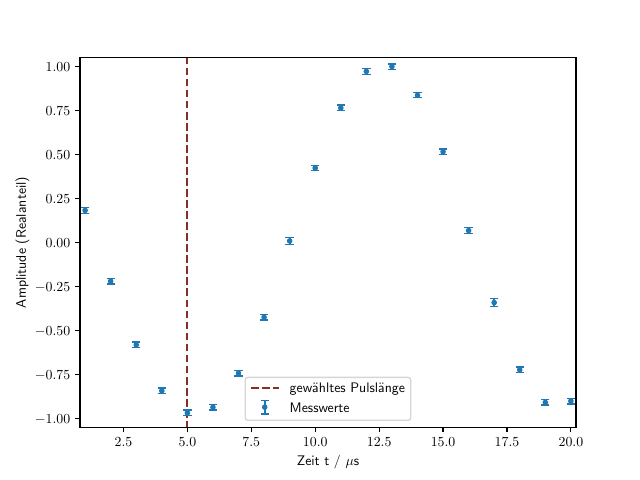

This chart was generated by the following Python code:
import matplotlib.pyplot as plt
import numpy as np
import math
from scipy.optimize import curve_fit

plt.rc('text', usetex=True)
time, real, real_err, imaginary, imaginery_err, real_off, real_off_err, imaginary_off, imaginary_off_err, sample_temperature = np.genfromtxt('pulslaenge.dat.nmr', unpack=True)
# zeit in musek
time *= 1e6

# offset beheben
Amp = abs(min(real_off)) + max(real_off)
real_off += Amp/2 - max(real_off)

# Normierung
maxi = max(real_off)
real_off /= (maxi + real_off_err[np.where(maxi)])
real_off_err /= maxi


# fiiting klappt irgendwie nicht..
x = np.linspace(0,max(time), 100)
def sinus(A,b,c,d,x):
    return A*np.sin(b*x+c)+d



p0 = np.array([3700, 0.4, 3*np.pi/3.7, -3700])
params, covariance_matrix = curve_fit(sinus, time, real_off)#, p0)


i = np.argmin(real_off)

plt.plot(time[i]*np.ones(10), np.linspace(min(real_off)-0.2, max(real_off)+0.2, 10), "--", color="#862F29", label="gewähltes Pulslänge")
plt.errorbar(time, real_off + real_off_err, yerr=real_off_err, capsize=3, fmt='.', label="Messwerte")
plt.xlabel(r"Zeit t / $\mu$s")
plt.ylabel("Amplitude (Realanteil)")
plt.axis([min(time)-0.2, max(time)+0.2, -1.05, 1.05])
#plt.plot(time, sinus(time, *params), label = "fit")
#plt.plot(x, sinus(*p0, x), label = "sinus mit p0")
#plt.plot(phi, imaginary, "bx", label = "Imaginär")
#plt.plot(phi, real + real_off, "mx", label= "Real mit off")
#plt.plot(phi, imaginary + imaginary_off, "gx", label = "Imaginär mit off")
plt.legend()
#plt.show()
plt.savefig("pulslaenge.pdf")
plt.clf()

# Ausschnitt sieht nicht so top aus

#i = np.argmax(real_a)

#plt.errorbar(phi_a, real_a + real_err_a, yerr=real_err_a, fmt='.', label="Messwerte")
#plt.plot(phi_a[i]*np.ones(10), np.linspace(min(real_a)-500, max(real_a)+500, 10), label=("Maximum"))
#plt.plot(phi_a, imaginary_a, "bx", label = "Imaginär")
#plt.plot(phi_a, real_a + real_off_a, "mx", label= "Real mit off")
#plt.plot(phi_a, imaginary_a + imaginary_off_a, "gx", label = "Imaginär mit off")
#plt.legend()
#plt.show()
